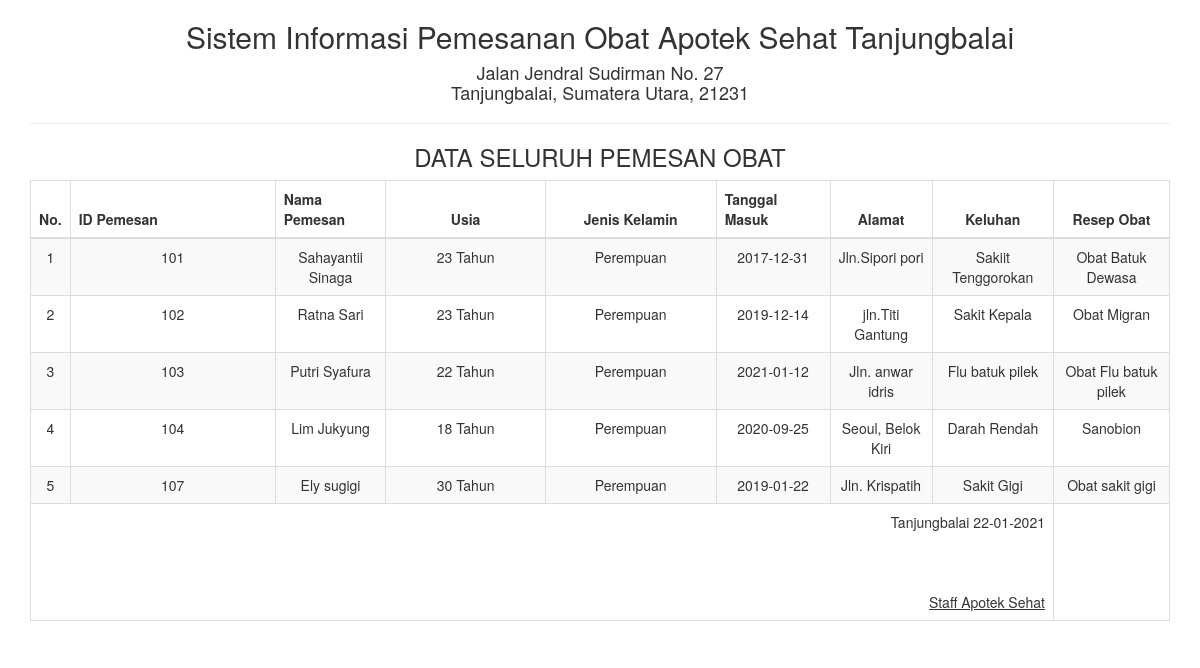
/report/pemesanan_semua.php, run on the app's committed database.
### tables this page shows
CREATE TABLE `pemesanan` (
  `id` int(5) NOT NULL,
  `id_pemesan` varchar(50) NOT NULL,
  `nama_pemesan` varchar(100) NOT NULL,
  `usia` varchar(20) NOT NULL,
  `jenis_kelamin` varchar(11) NOT NULL,
  `tanggal_masuk` date NOT NULL,
  `alamat` varchar(50) NOT NULL,
  `keluhan` varchar(50) NOT NULL,
  `resep_obat` varchar(50) NOT NULL
);

### report/pemesanan_semua.php (the view, shortened to what this page needs)
<!DOCTYPE html>
<html>
    <head>
        <link href="../Assets/css/bootstrap.min.css" rel="stylesheet" type="text/css"/>
    </head>
    <body onload="print()">
        <?php
        include '../config/koneksi.php';
        ?>
        <div class="container">
            <div class='row'>
                <div class="col-sm-12">
                    <div class="text-center">
                        <h2>Sistem Informasi Pemesanan Obat Apotek Sehat Tanjungbalai </h2>
                        <h4>Jalan Jendral Sudirman No. 27<br> Tanjungbalai, Sumatera Utara, 21231</h4>
                        <hr>
                        <h3>DATA SELURUH PEMESAN OBAT</h3>
                        <table class="table table-bordered table-striped table-hover">
                        <tbody>
                                <thead>
								<tr>
									<th>No.</th>
                                    <th width="18%">ID Pemesan</th>
                                    <th>Nama Pemesan</th><th width="14%">
                                    <center> Usia</center></th>
                                    <th width="15%"><center>Jenis Kelamin</center>
                                    </th><th width="10%">Tanggal Masuk</th><th>
                                    <center>Alamat</center>
                                    </th><th>
                                    <center>Keluhan</center></th>
                                   <th><center>Resep Obat</center></th>
								</tr>
								</thead>
							<tbody>
                            <?php
                            $sql = "SELECT * FROM pemesanan";
                            $query = mysqli_query($koneksi, $sql) or die("SQL Anda Salah");
                            $nomor = 0;
                            while ($data = mysqli_fetch_array($query)) {
                                $nomor++;
                                ?>
                                <tr>
                                    <td><?= $nomor ?></td>
                                    <td><?= $data['id_pemesan'] ?></td>
									<td><?= $data['nama_pemesan'] ?></td>
                                    <td><?= $data['usia'] ?></td>
                                    <td><?= $data['jenis_kelamin'] ?></td>
                                    <td><?= $data['tanggal_masuk'] ?></td>
                                    <td><?= $data['alamat'] ?></td>
                                    <td><?= $data['keluhan'] ?></td>
                                    <td><?= $data['resep_obat'] ?></td>
                                </tr>
                            <?php } ?>
							</tbody>
                        </tbody>
                            <tfoot>
                                <tr>
                                    <td colspan="8" class="text-right">
                                        Tanjungbalai  <?= date("d-m-Y") ?>
                                        <br><br><br><br>
                                        <u>Staff Apotek Sehat<strong></u><br>
									</td>
								</tr>
							</tfoot>
                        </table>
                    </div>
                </div>
            </div>
    </body>
</html>

### data on the page
pemesanan: id_pemesan "101", nama_pemesan "Sahayantii Sinaga", usia "23 Tahun", jenis_kelamin "Perempuan", tanggal_masuk "2017-12-31", alamat "Jln.Sipori pori", keluhan "Sakiit Tenggorokan", resep_obat "Obat Batuk Dewasa"
pemesanan: id_pemesan "102", nama_pemesan "Ratna Sari", usia "23 Tahun", jenis_kelamin "Perempuan", tanggal_masuk "2019-12-14", alamat "jln.Titi Gantung", keluhan "Sakit Kepala", resep_obat "Obat Migran"
pemesanan: id_pemesan "103", nama_pemesan "Putri Syafura", usia "22 Tahun", jenis_kelamin "Perempuan", tanggal_masuk "2021-01-12", alamat "Jln. anwar idris", keluhan "Flu batuk pilek", resep_obat "Obat Flu batuk pilek"
pemesanan: id_pemesan "104", nama_pemesan "Lim Jukyung", usia "18 Tahun", jenis_kelamin "Perempuan", tanggal_masuk "2020-09-25", alamat "Seoul, Belok Kiri", keluhan "Darah Rendah", resep_obat "Sanobion"
pemesanan: id_pemesan "107", nama_pemesan "Ely sugigi", usia "30 Tahun", jenis_kelamin "Perempuan", tanggal_masuk "2019-01-22", alamat "Jln. Krispatih", keluhan "Sakit Gigi", resep_obat "Obat sakit gigi"
